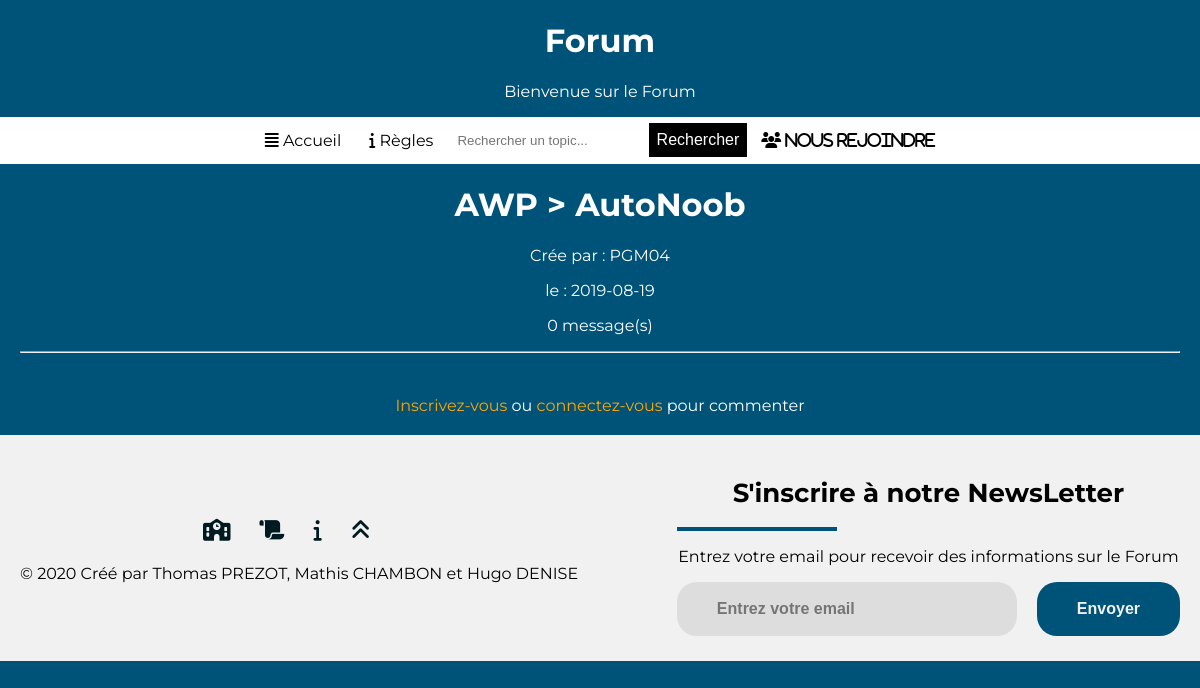
Screenshot of /Forum.php?index=10 with the database file from the repository.
### tables this page shows
CREATE TABLE FilDeDiscussion
(
idFilDeDiscussion INT(11) NOT NULL AUTO_INCREMENT,
isFilDeDiscussionClos TINYINT,
titreFilDeDiscussion VARCHAR(64),
dateOuverture DATE,
Theme VARCHAR(64),
idCreateur INT(11),
idMessage INT(11),
PRIMARY KEY(idFilDeDiscussion)
);

CREATE TABLE Compte
(
idCompte INT(11) NOT NULL AUTO_INCREMENT,
isCompteBanni TINYINT,
isCompteAdmin TINYINT,
dateDebutBan DATE,
dateFinBan DATE,
raisonBan VARCHAR(64),
motDePasse VARCHAR(64),
login VARCHAR(64),
dateCreation DATE,
nomCompte VARCHAR(64),
idMessage INT(11),
connexion TINYINT,
email VARCHAR(64),
PRIMARY KEY(idCompte)
);

### data/fildediscussion.php (called while the page is built, shortened)
<?php
    class FilDeDiscussion
    {
        private $titreFilDeDiscussion;
        private $dateCreation;
        private $idCreateur;
        public function getTitreFilDeDiscussion() {
            return $this->titreFilDeDiscussion;
        }
        public function getDateCreation() {
            return $this->dateCreation;
        }
        public function getIdCreateur() {
            return $this->idCreateur;
        }
        public function getIdFilDeDiscussionWithId($idFilDeDiscussion)
        {
            $bdd=DatabaseLinker::getConnexion();
            $state = $bdd->prepare("SELECT * FROM FilDeDiscussion WHERE idFilDeDiscussion=?");
            $state->bindParam(1,$idFilDeDiscussion);
            $state->execute();
            $resultat = $state->fetchAll();
            foreach ($resultat as $ligneResultat)
            {
                $this->dateCreation = $ligneResultat["dateOuverture"];
                $this->titreFilDeDiscussion = $ligneResultat["titreFilDeDiscussion"];
                $this->idCreateur = $ligneResultat["idCreateur"];
            }
        }
        public static function getCreateurWithId($idCreateur)
        {
            $bdd=DatabaseLinker::getConnexion();
            $state = $bdd->prepare("SELECT nomCompte FROM Compte INNER JOIN FilDeDiscussion ON FilDeDiscussion.idCreateur = Compte.idCompte WHERE idFilDeDiscussion=?");
            $state->bindParam(1,$idCreateur);
            $state->execute();
            $resultat = $state->fetchAll();
            $compte = new Compte();
            foreach ($resultat as $ligneResultat)
            {
                $compte->setNomCompte($ligneResultat["nomCompte"]);
            }
            return $compte;
        }
    }
?>

### data/compte.php (called while the page is built, shortened)
<?php
    class Compte
    {
        private $nomCompte;
        function getNomCompte() {
            return $this->nomCompte;
        }
        function setNomCompte($nomCompte) {
            $this->nomCompte = $nomCompte;
        }
    }
?>

### datamanagers/fildediscussionManager.php (called while the page is built, shortened)
<?php
    include("data/fildediscussion.php");
    class fildediscussionManager
    {
        public static function findAllMessage($idFilDeDiscussion)
        {
            $tab= array();
            $connex=DatabaseLinker::getConnexion();
            $state=$connex->prepare("SELECT * FROM Message WHERE idFilDeDiscussion=?");
            $state->bindParam(1,$idFilDeDiscussion);
            $state->execute();
            $result = $state->fetchALL();
            return $tab;
        }
    }
?>

### Forum.php (the view, shortened to what this page needs)
<?php
	include("HeaderForum.php");
	include("datamanagers/messageManager.php");
	include("datamanagers/fildediscussionManager.php");
	if (!empty($_GET["index"]))
	{
		if(isset($_SESSION["idUser"]))
		{
			if (!empty($_POST["delete"]))
			{
				messageManager::deleteMessage($_POST["delete"]);
			}
			if (!empty($_POST["bandef"]))
			{
				compteManager::banCompteDef($_POST["bandef"]);
			}
			$utilisateur = new Compte();
			$utilisateur->initCompte($_SESSION["idUser"]);
			$nom = $utilisateur->getNomCompte();
			include("BarreDeNavCo.php");
			?>
				<?php
			$id = $_GET["index"];
			$fildediscussion = new FilDeDiscussion();
			$fildediscussion->getIdFilDeDiscussionWithId($id);
			$createur = FilDeDiscussion::getCreateurWithId($id);
			if (!empty($_POST["message"]))
			{
				$msg = new Message();
				$msg->setLibelle($_POST["message"]);
				$msg->setIdAuteur($_SESSION["idUser"]);
				$msg->setIdFilDeDiscussion($id);
				messageManager::insertMessage($msg);
			}
			if ($_GET["index"])
			{
				echo '<h1>';
				if ($fildediscussion->getIsFilDeDiscussionClos())
				{
					echo "[Résolu] ";
				}
				echo $fildediscussion->getTitreFilDeDiscussion().'</h1>';
				$msg = fildediscussionManager::findAllMessage($id);
				echo '<p>Crée par : <a style="color: white; text-decoration: none;" href="profil.php?idProfil='.$fildediscussion->getIdCreateur().'">'.$createur->getNomCompte().'</a></p>';
				echo '<p>le : '.$fildediscussion->getDateCreation().'</p>';
				echo '<p>'.sizeof($msg)." message(s)".'</p>';
				echo '<hr>';
				echo "<br>";
				$user = new Compte();
				foreach ($msg as $linemsg)
				{
			    	?>
			    	<div class="messages"><br>
			  			<div class="topMsg">
					        <img src="https://www.shareicon.net/data/2016/09/01/822739_user_512x512.png" alt="Avatar" class="avatar">
					        <div class="titreNomCompte"><a style="color: black; text-decoration: none;"<?php echo 'href="profil.php?idProfil='.$linemsg->getIdAuteur().'"'?><h4><?php $user->initCompte($linemsg->getIdAuteur()); echo ' '.$user->getNomCompte(); ?></h4></a></div><br>
					        <?php
						        if ($utilisateur->getIsCompteAdmin())
						        {
									echo '
									<form method="POST">
										<div>
											<button name = "delete" value = "'.$linemsg->getIdMessage().'"><i class="fas fa-minus"></i> Supprimer</button>
											<button name = "modif" value="'.$linemsg->getIdMessage().'"><i class="fas fa-pen"></i> Modifier</button>';
											if ($utilisateur->getIdCompte()!=$user->getIdCompte())
											{
												echo '<a href="bantemp.php?idCompte='.$linemsg->getIdAuteur().'"><i class="fas fa-user-times"></i> bannir temporairement</a>';
												echo '<button name ="bandef" value = "'.$linemsg->getIdAuteur().'"><i class="fas fa-user-slash"></i> bannir def</button>';
											}
										echo '</div>
									</form>';
								}
								elseif ($utilisateur->getIdCompte()==$user->getIdCompte())
								{
									echo '<form method="POST">
											<div>
												<button name = "delete" value = "'.$linemsg->getIdMessage().'"><i class="fas fa-minus"></i> Supprimer</button>
												<button name = "modif" value="'.$linemsg->getIdMessage().'"> Modifier</button>
											</div>
										</form>';
								}
					        ?>
					    </div>
				        <hr>
				        <div = class="contentMsg">
				        	<p><?php echo $linemsg->getLibelle(); ?></p>
				        	<div class="leftBouton">
					        	<div class="bouton">
				        			<button type="button"><i class="fa fa-thumbs-up"></i> Utile</button>
				        			<button type="button"><i class="fas fa-thumbs-down"></i> Inutile</button>
				        		</div>
				        	</div>
				        </div>
			    	</div>
			    	<?php
				}
				?>
				<?php
				if ($fildediscussion->getIsFilDeDiscussionClos())
				{
					?>
					<img src="image/resolu.png">
					<?php
				}
				else
				{
					?>
					<h2>Ajouter un commmentaire</h2>
					<form method="POST">
						<div class="postCom">
							<textarea name="message"></textarea>
							<br>
							<button>Commenter</button>
							<br>
						</div>
					</form>
				<?php
				}
				?>
			<?php
			}
		}
		elseif(!isset($_SESSION["idUser"]))
		{
			include("BarreDeNavNonCo.php");
			$id = $_GET["index"];
			$fildediscussion = new FilDeDiscussion();
			$fildediscussion->getIdFilDeDiscussionWithId($id);
			$createur = FilDeDiscussion::getCreateurWithId($id);
			if ($_GET["index"])
			{
				echo '<h1>';
				echo $fildediscussion->getTitreFilDeDiscussion().'</h1>';
				$msg = fildediscussionManager::findAllMessage($id);
				echo '<p>Crée par : <a style="color: white; text-decoration: none;" href="profil.php?idProfil='.$fildediscussion->getIdCreateur().'">'.$createur->getNomCompte().'</a></p>';
				echo '<p>le : '.$fildediscussion->getDateCreation().'</p>';
				echo '<p>'.sizeof($msg)." message(s)".'</p>';
				echo '<hr>';
				echo "<br>";
			    	?>
			    	<?php
			}
			?>
			<p class="messageCo"><a href="indexLogin.php">Inscrivez-vous </a>ou <a href="indexLogin.php">connectez-vous </a>pour commenter</p>
			<?php
		}
?>
<?php
	}
	include("footer.php");
	?>

### StyleForum.css (style rules this page uses)
body { margin:0px; text-align: center; background : #005378; color:white; font-family: 'Montserrat', sans-serif; }
hr { margin-right: 20px; margin-left: 20px; }
.messageCo { margin-bottom: 20px; }
.messageCo a { text-decoration: none; color : orange; font-size: 16px; }

### styleFooter.css (style rules this page uses)
body { margin: 0; padding: 0; font-family: 'Montserrat',sans-serif; }

### rows the page displays
fildediscussion: titreFilDeDiscussion "AWP > AutoNoob", dateOuverture "2019-08-19"
compte: nomCompte "PGM04"

### other values shown
sizeof($msg) "0"
